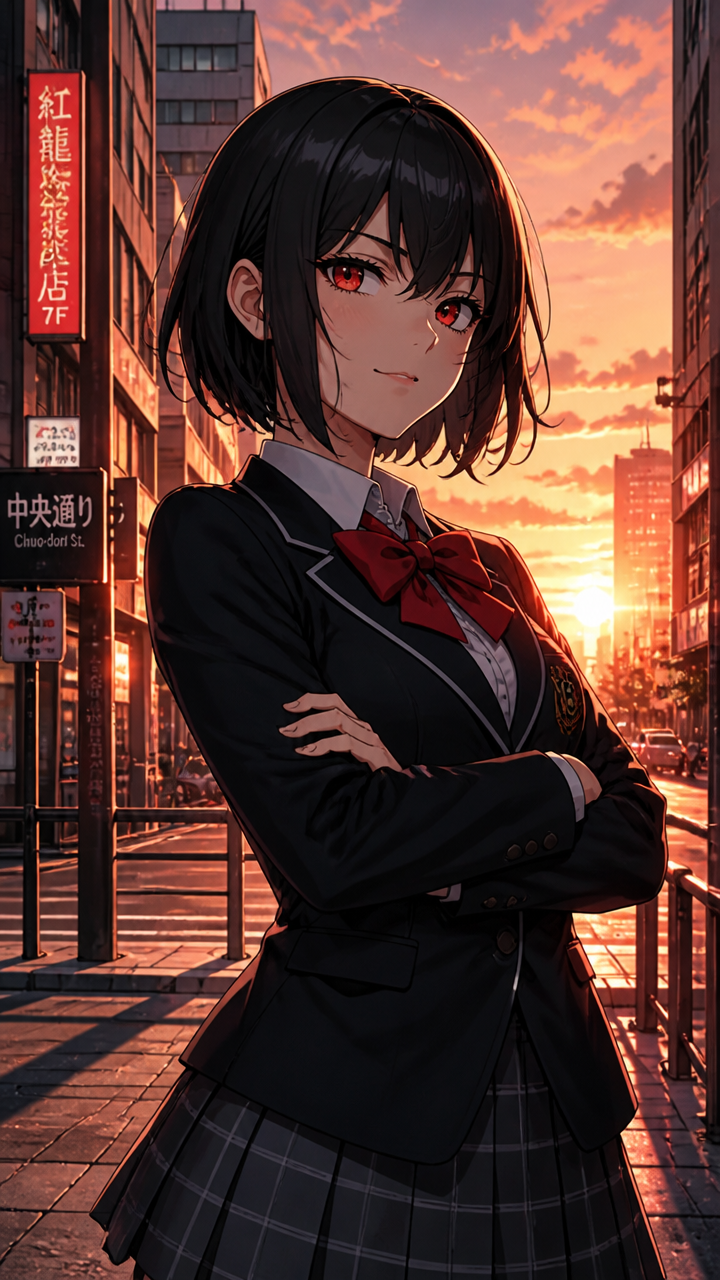
#> input picture src/assets/base/Akira.png, 720 x 1280 px; its folder holds only this picture in this run
$ python -i video_moderation.py   (imports and definitions only)
#> lines starting #> are read from the running program, lines starting #| are printed output that depends on the picture
from __future__ import annotations

import subprocess
from pathlib import Path
from tempfile import NamedTemporaryFile, TemporaryDirectory

import imageio_ffmpeg


FACE_CHECK_SECONDS = (0.5, 1.0, 2.0)
FACE_CASCADE = None


# [22 lines left out: functions has_face_in_first_seconds, _has_face_on_every_frame, not called in this run]


def _frame_has_face(frame_path: Path) -> bool:
#> called with frame_path = '../assets/base/Akira.png'
    import cv2

    global FACE_CASCADE
    if FACE_CASCADE is None:
        FACE_CASCADE = cv2.CascadeClassifier(str(Path(cv2.data.haarcascades) / "haarcascade_frontalface_default.xml"))
    frame = cv2.imread(str(frame_path))
#> frame is the input picture: shape (1280, 720, 3); mean B, G, R 48.8, 56.4, 90.6
    if frame is None:
        return False
    gray = cv2.cvtColor(frame, cv2.COLOR_BGR2GRAY)
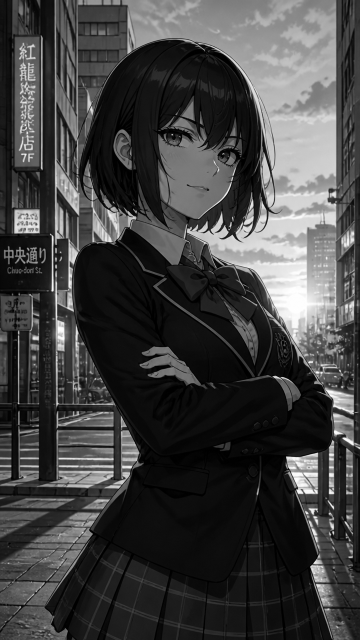
#> gray: shape (1280, 720) (shown at 1/2 size); min 0, max 255, mean 65.8
    gray = cv2.equalizeHist(gray)
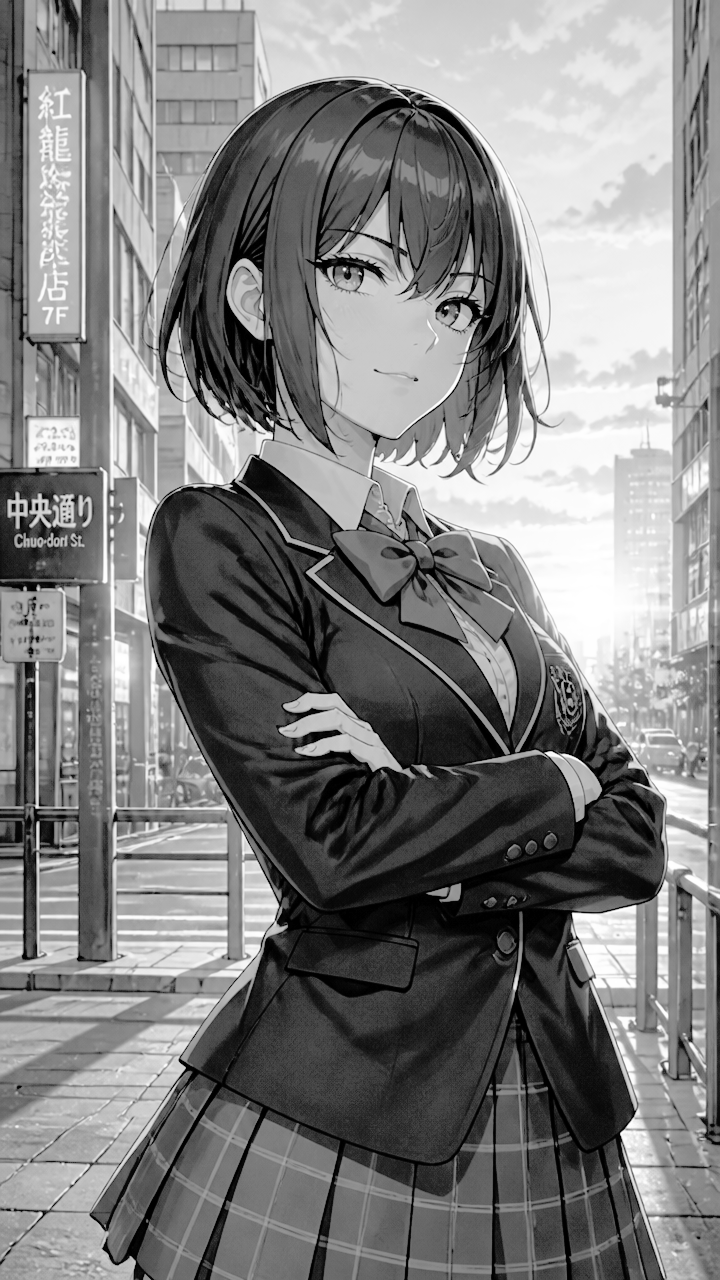
#> gray: shape (1280, 720); min 0, max 255, mean 127.5
    height, width = gray.shape[:2]
    min_face_size = max(32, min(width, height) // 7)
    faces = FACE_CASCADE.detectMultiScale(
        gray,
        scaleFactor=1.08,
        minNeighbors=5,
        minSize=(min_face_size, min_face_size),
    )
#> faces = ()
    return len(faces) > 0


# [25 lines left out: function _extract_frame, not called in this run]

>>> result = _frame_has_face('../assets/base/Akira.png')
#> result = False

$ run again, on src/assets/base/Emi.png
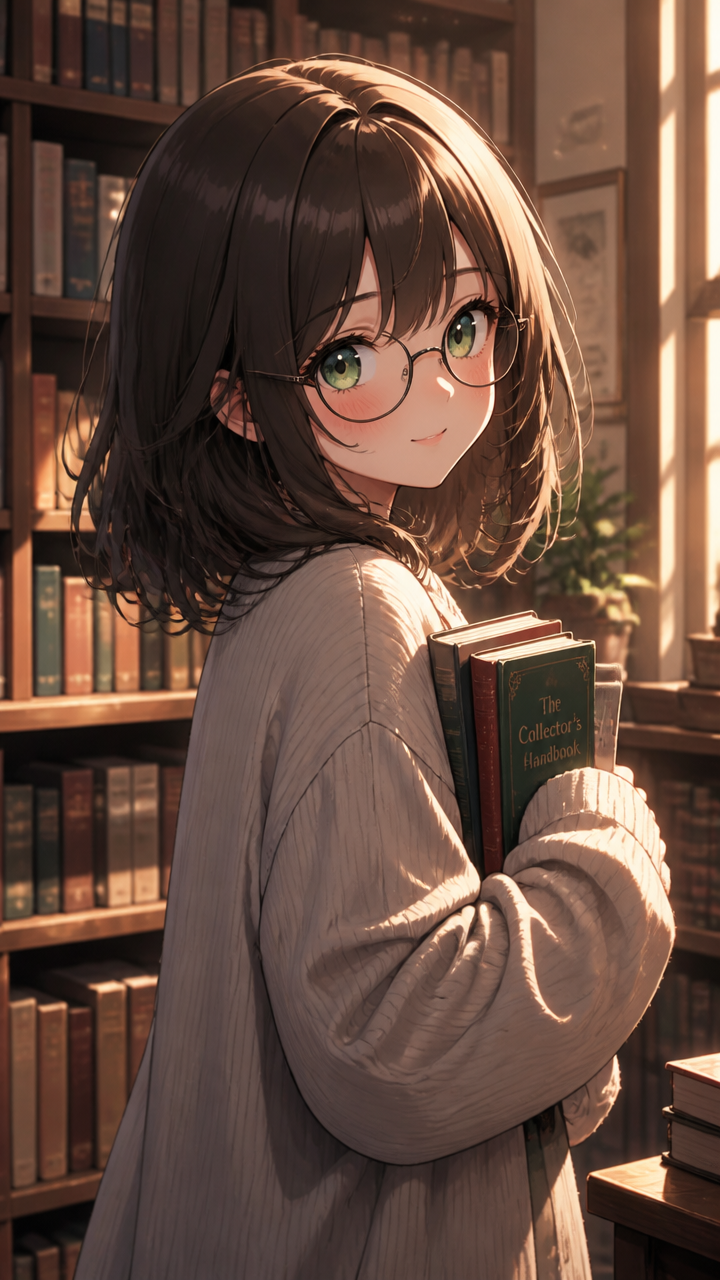
#> input picture src/assets/base/Emi.png, 720 x 1280 px
#> in _frame_has_face, frame is the input picture: shape (1280, 720, 3); mean B, G, R 62.9, 75.6, 102
#> in _frame_has_face, `gray = cv2.cvtColor(frame, cv2.COLOR_BGR2GRAY)`:
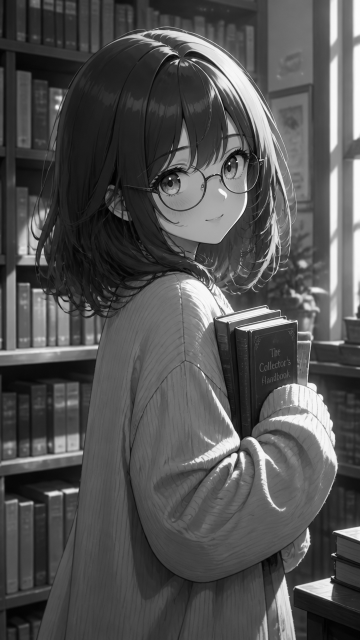
#> gray: shape (1280, 720) (shown at 1/2 size); min 0, max 254, mean 82
#> in _frame_has_face, `gray = cv2.equalizeHist(gray)`:
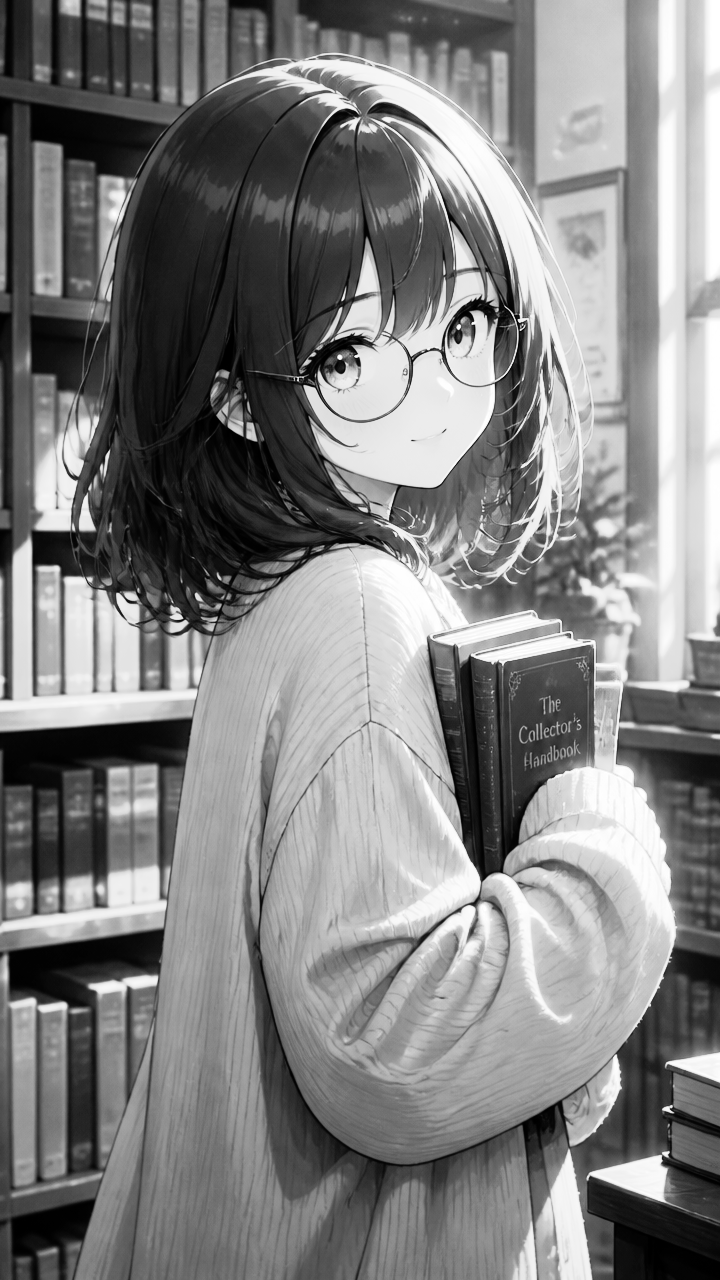
#> gray: shape (1280, 720); min 0, max 255, mean 128.4
#> faces = [[512, 363, 144, 144], [518, 130, 147, 147]]
#> result = True

$ run again, on src/assets/base/Hikari.png
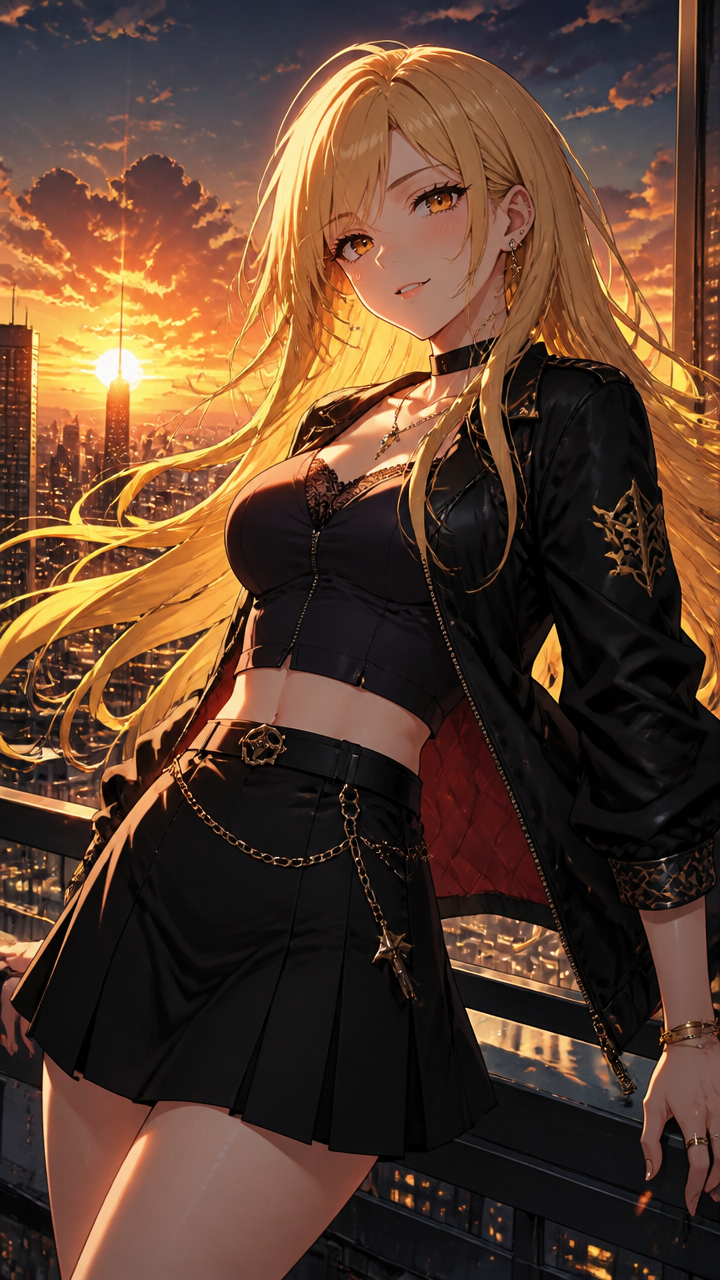
#> input picture src/assets/base/Hikari.png, 720 x 1280 px
#> in _frame_has_face, frame is the input picture: shape (1280, 720, 3); mean B, G, R 46, 63.8, 92.5
#> in _frame_has_face, `gray = cv2.cvtColor(frame, cv2.COLOR_BGR2GRAY)`:
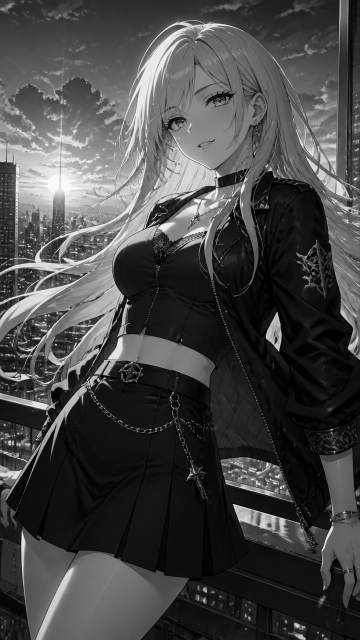
#> gray: shape (1280, 720) (shown at 1/2 size); min 0, max 255, mean 70.3
#> in _frame_has_face, `gray = cv2.equalizeHist(gray)`:
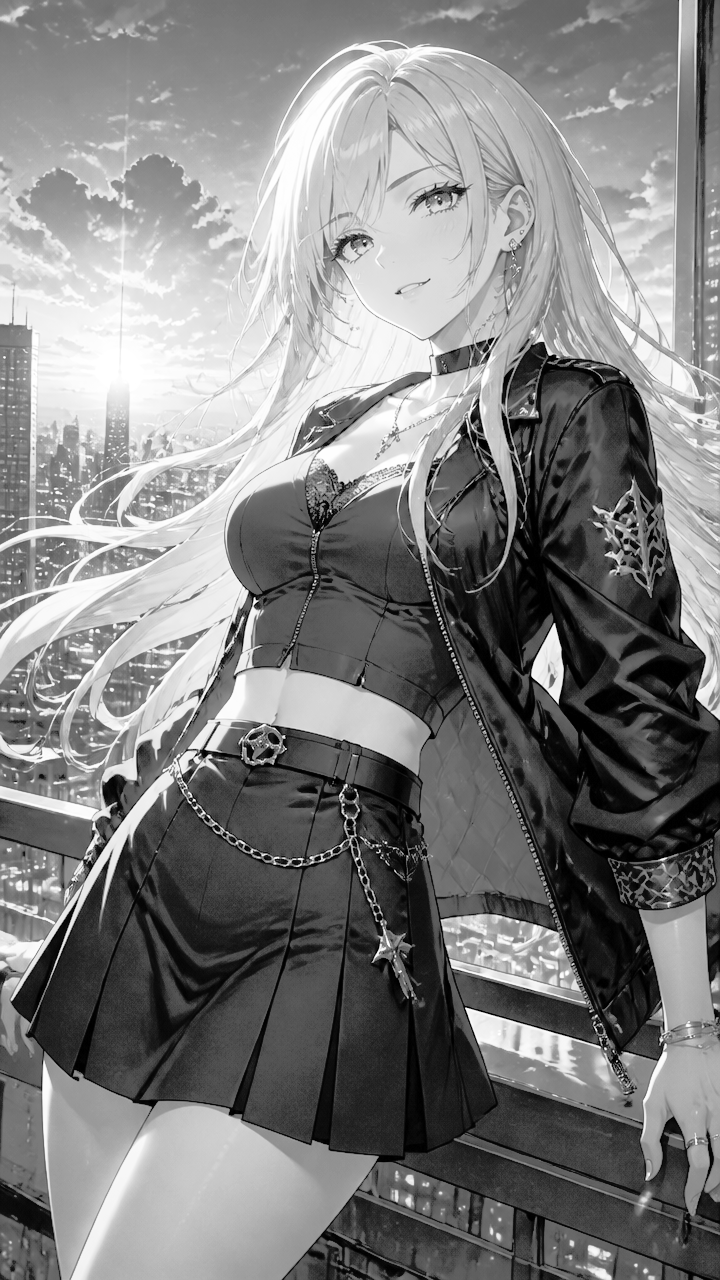
#> gray: shape (1280, 720); min 0, max 255, mean 127.8
#> faces = [[484, 375, 135, 135]]
#> result = True
